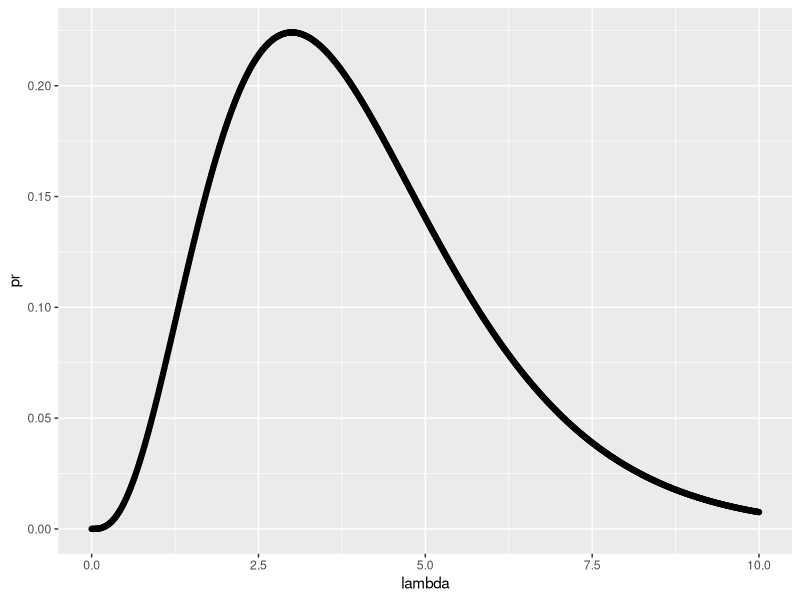
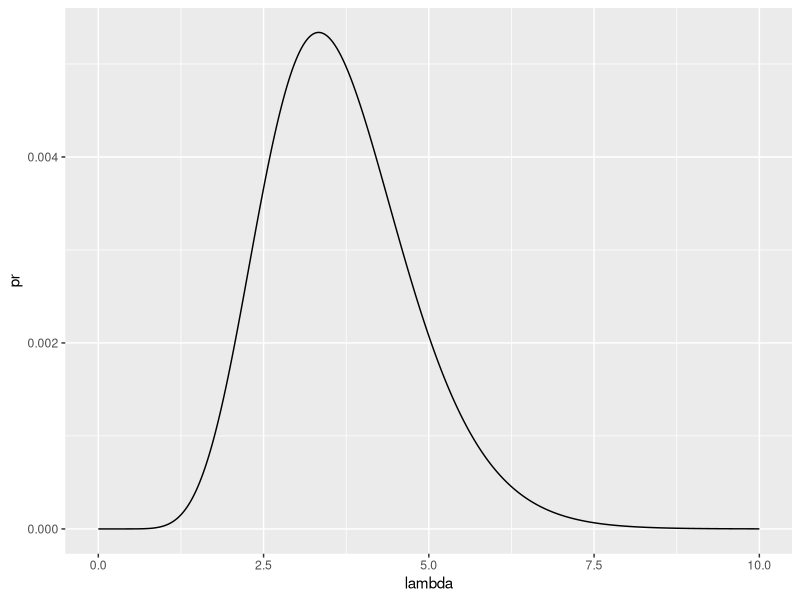

Write the R code that produced these figures, in order.
#' ---
#' title: "Report week12"
#' output: html_document
#' date: "2023-11-7"
#' author: Zachary Bunch
#' ---

#+ message = F, warning = F

library(tidyverse)

# calculate the probability of y = 3
# with lambda = 3.5

pr <- dpois(3, lambda =3.5)

# write the formula to confirm
(p <- (3.5^3 * exp(-3.5)) / factorial(3))

# possible lambda values
lambda <- seq(0, 10, by = 0.01)

df_pr <- tibble(y = 3, lambda = lambda, pr = dpois(3, lambda = lambda))

dpois(3, lambda = lambda)

#draw figure, y = pr, x = lambda
# ggplot()

ggplot(data = df_pr, aes(y = pr, x = lambda)) + 
  geom_line() +
  geom_point()

# find best lambda

df_pr %>%  
  arrange(desc(pr))

# calculate probability of observing y = c(3,2, 5)

pr <- prod(dpois(c(3,2,5), lambda = 3))
prod(pr)


#find the best lambda y = c(3,2, 5)


likieli <- NULL
for (i in 1:length(lambda)) {
  pr0 <- dpois(c(3,2,5), lambda = lambda[i])
  likieli[i] <- prod(pr0)                                      
                                          
                                          }

## Figure

df_pr1 <- tibble(lambda = lambda, pr = likieli)
df_pr1 %>% 
  ggplot(aes(x = lambda, y = pr)) +
  geom_line()

## find the best vale of lambda using df_pr1

df_pr1 %>% 
  arrange(desc(pr)) %>% 
  slice(1) %>% #retrieve row 1
  pull(lambda) # pull out lambda column as vector/ scaler


mean(c(3, 2, 5))


# Lab


